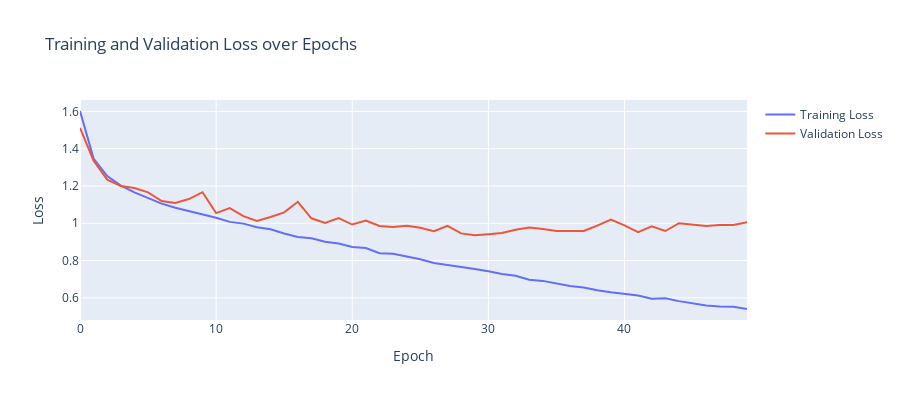

The code cell stored with this chart in its notebook:
### Code cell
import plotly.graph_objects as graph
# pio.renderers

fig = graph.Figure()

# the training loss 
fig.add_trace(graph.Scatter(y=train_losses, mode='lines', name='Training Loss'))
# the validation loss 
fig.add_trace(graph.Scatter(y=val_losses, mode='lines', name='Validation Loss'))
# Update the layout with titles and axis labels
fig.update_layout(title='Training and Validation Loss over Epochs',
                  xaxis_title='Epoch',
                  yaxis_title='Loss',
                  width=900,
                  height=400)

# fig.add_trace(go.Scatter(y=train_losses, fill='tozeroy', mode='lines', name='Training Loss'))  # Fill to x-axis
# fig.add_trace(go.Scatter(y=val_losses, fill='tozeroy', mode='lines', name='Validation Loss'))

fig.show()

### Figure 1 — Plotly figure (JSON) as saved in the notebook; plotly's stock layout.template omitted (floating-point values rounded to 4 significant figures)
{"data": [{"mode": "lines", "name": "Training Loss", "type": "scatter", "y": [1.602, 1.347, 1.253, 1.203, 1.166, 1.135, 1.105, 1.083, 1.066, 1.048, 1.03, 1.008, 0.9982, 0.9791, 0.9679, 0.9455, 0.927, 0.9191, 0.9006, 0.8917, 0.8732, 0.867, 0.8395, 0.8369, 0.8223, 0.8074, 0.7874, 0.7773, 0.7668, 0.7543, 0.7427, 0.728, 0.7185, 0.6972, 0.691, 0.6783, 0.6634, 0.6554, 0.6403, 0.6298, 0.6225, 0.6124, 0.5957, 0.5978, 0.5824, 0.5713, 0.559, 0.554, 0.5517, 0.5401]}, {"mode": "lines", "name": "Validation Loss", "type": "scatter", "y": [1.511, 1.336, 1.234, 1.2, 1.189, 1.166, 1.12, 1.108, 1.13, 1.167, 1.055, 1.082, 1.039, 1.012, 1.034, 1.058, 1.115, 1.027, 1.002, 1.028, 0.9932, 1.015, 0.9851, 0.98, 0.9864, 0.9756, 0.9577, 0.9864, 0.9458, 0.9352, 0.9411, 0.9475, 0.9653, 0.9777, 0.9692, 0.9585, 0.9582, 0.9592, 0.9874, 1.019, 0.9887, 0.9524, 0.9834, 0.9585, 1.001, 0.9932, 0.9859, 0.9909, 0.991, 1.005]}], "layout": {"height": 400, "title": {"text": "Training and Validation Loss over Epochs"}, "width": 900, "xaxis": {"title": {"text": "Epoch"}}, "yaxis": {"title": {"text": "Loss"}}}}
